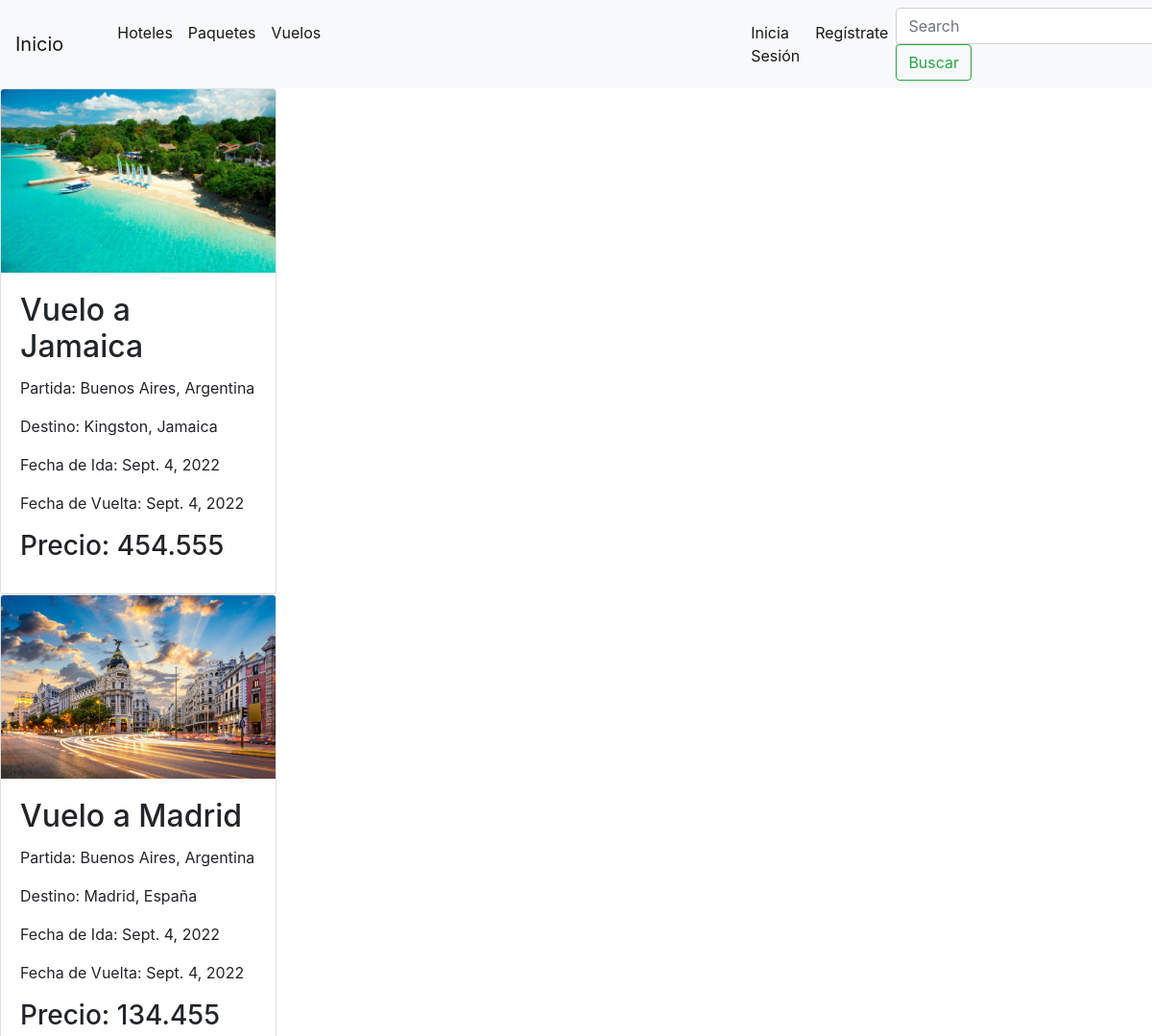
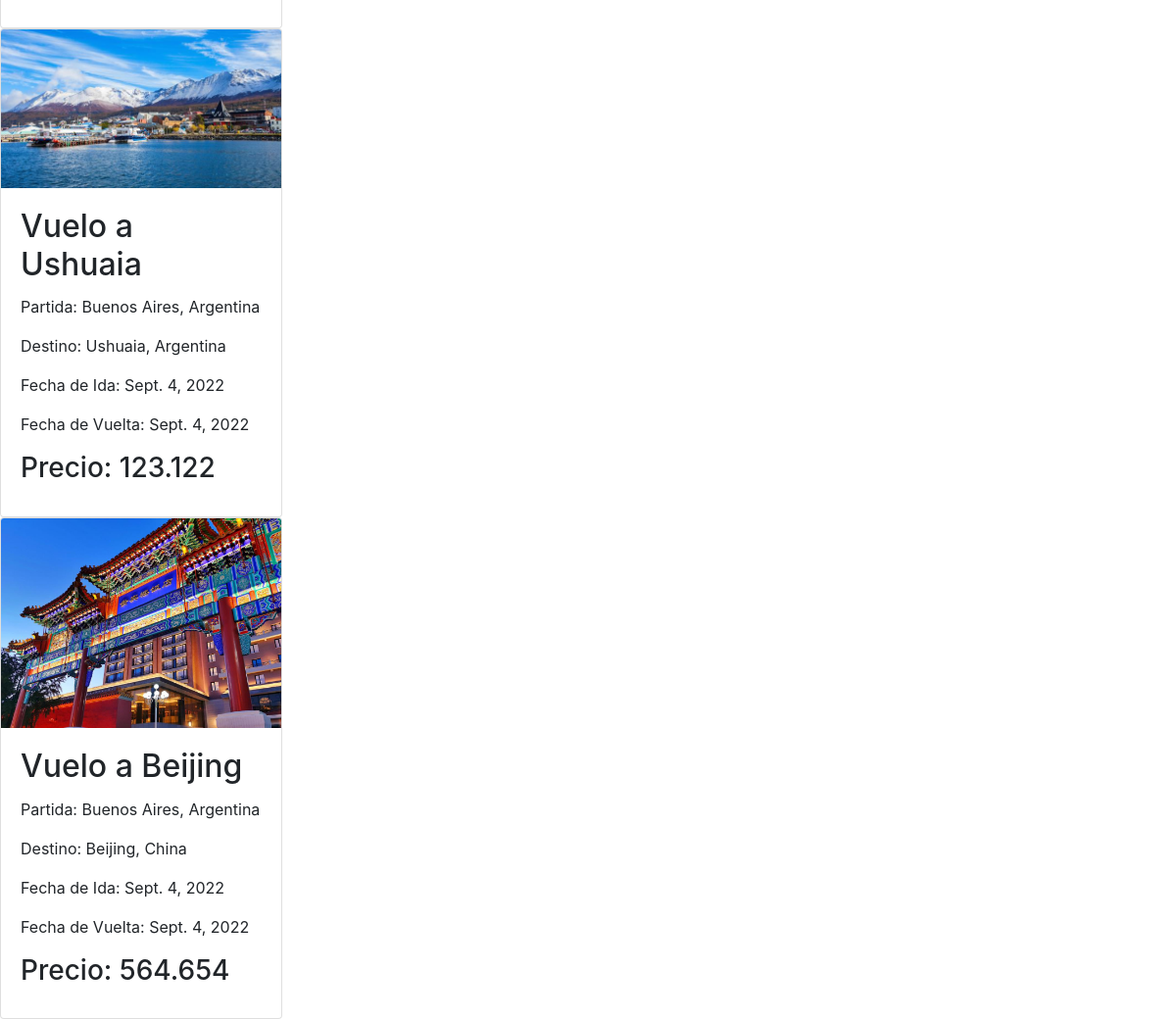
The app's page /info/viajes-vuelos/ with its own data (2 pictures, top to bottom).
### viajes/models.py (models this page shows, shortened)
class Vuelo(models.Model):
    name = models.CharField(max_length=200)
    departure = models.TextField()
    destination = models.TextField()
    date_departue = models.DateField(auto_now_add=True, null=True, blank=True)
    date_return = models.DateField(auto_now_add=True, null=True, blank=True)
    price= models.FloatField()
    image=models.ImageField(upload_to="viajes/",null=True, blank=True)

### viajes/views.py (the view)
# urls.py: path("viajes-vuelos/",verVuelo),
def verVuelo(request):
    vuelos = Vuelo.objects.all()
    return render(request,"vuelo.html",context={"vuelos" : vuelos})

### template/vuelo.html (shortened to what this page needs)
{%  extends "template/base.html" %}
{% block contenidoquecambia %}
<!DOCTYPE html>
<html lang="en">
<head>
</head>
<body>
    {% for i in vuelos %}
        <div class="card" style="width: 18rem;">
            {% if i.image %}
            <image src="{{ i.image.url }}" class="card-img-top">
            {% endif %}
            <div class="card-body">
            <h2 class="card-title">{{i.name}}</h2>
            <p class="card-text">Partida: {{i.departure}}</p>
            <p class="card-text">Destino: {{i.destination}}</p>
            <p class="card-text">Fecha de Ida: {{i.date_departue}}</p>
            <p class="card-text">Fecha de Vuelta: {{i.date_return}}</p>
            <h3 class="card-title">Precio: {{i.price}}</h3>
            </div>
        </div>
    {% endfor %}
</body>
</html>
{% endblock  %}

### records on screen
Vuelo: image (picture), name "Vuelo a Jamaica", departure "Buenos Aires, Argentina", destination "Kingston, Jamaica", date_departue "Sept. 4, 2022", date_return "Sept. 4, 2022", price "454.555"
Vuelo: image (picture), name "Vuelo a Madrid", departure "Buenos Aires, Argentina", destination "Madrid, España", date_departue "Sept. 4, 2022", date_return "Sept. 4, 2022", price "134.455"
Vuelo: image (picture), name "Vuelo a Ushuaia", departure "Buenos Aires, Argentina", destination "Ushuaia, Argentina", date_departue "Sept. 4, 2022", date_return "Sept. 4, 2022", price "123.122"
Vuelo: image (picture), name "Vuelo a Beijing", departure "Buenos Aires, Argentina", destination "Beijing, China", date_departue "Sept. 4, 2022", date_return "Sept. 4, 2022", price "564.654"
